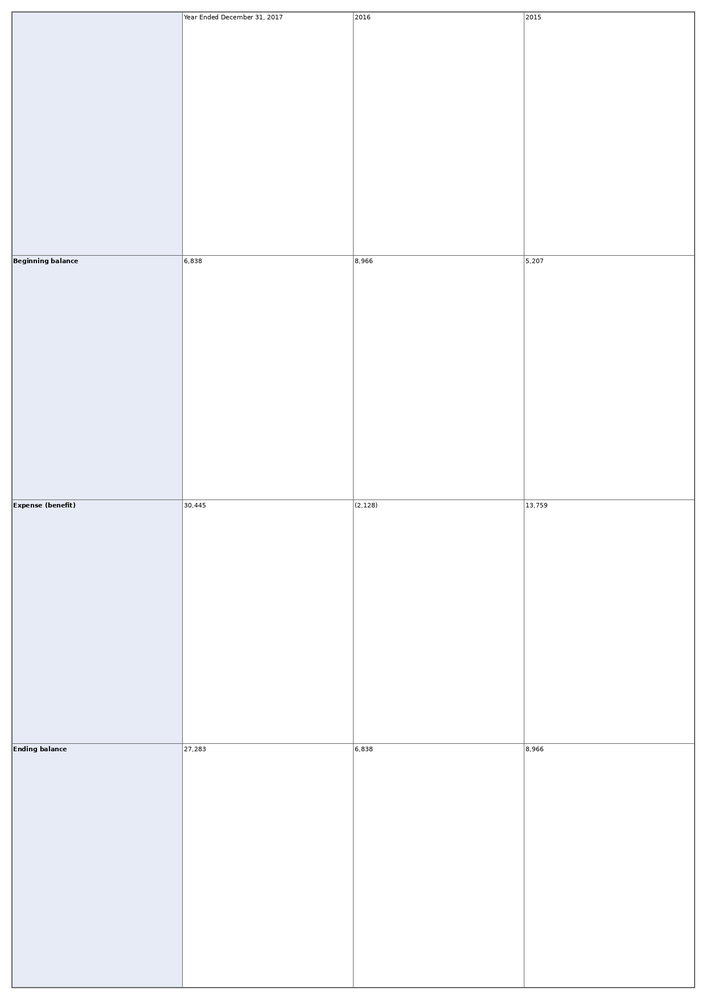
#> input picture page.png, 706 x 999 px, shrunk from 1240 x 1754 before the run
$ python -i table_detection.py   (imports and definitions only)
#> lines starting #> are read from the running program, lines starting #| are printed output that depends on the picture
import os
import json
import time
import cv2
import numpy as np
import requests
import base64
from PIL import Image
from pdf2image import convert_from_path
from pathlib import Path
from dataclasses import dataclass, asdict
from typing import List, Optional, Union
import argparse

# ─────────────────────────────────────────────
# Google Vision OCR
# ─────────────────────────────────────────────
class GoogleVisionOCR:
    def __init__(self, api_key: str):
        self.api_key = api_key
        self.url = f"https://vision.googleapis.com/v1/images:annotate?key={api_key}"

    def _image_to_base64(self, image: np.ndarray) -> str:
        _, buffer = cv2.imencode(".png", image)
        return base64.b64encode(buffer).decode("utf-8")

    # [42 lines left out: functions recognize, recognize_cells, not called in this run]


# ─────────────────────────────────────────────
# Data Classes
# ─────────────────────────────────────────────
@dataclass
class Cell:
    row: int
    col: int
    rowspan: int
    colspan: int
    text: str
    x: float
    y: float
    width: float
    height: float

@dataclass
class TableDetection:
    page: int
    x: float
    y: float
    width: float
    height: float
    confidence: float
    model: str
    cells: List[Cell]
    html: str = ""


# ─────────────────────────────────────────────
# Cell Extractor
# ─────────────────────────────────────────────
class CellExtractor:
    def extract_cells(self, table_img: np.ndarray, offset_x: int = 0, offset_y: int = 0) -> List[Cell]:
        gray = cv2.cvtColor(table_img, cv2.COLOR_BGR2GRAY)
        thresh = cv2.adaptiveThreshold(
            gray, 255, cv2.ADAPTIVE_THRESH_MEAN_C,
            cv2.THRESH_BINARY_INV, 15, 10
        )
        h_kernel = cv2.getStructuringElement(cv2.MORPH_RECT, (40, 1))
        v_kernel = cv2.getStructuringElement(cv2.MORPH_RECT, (1, 40))
        h_lines = cv2.morphologyEx(thresh, cv2.MORPH_OPEN, h_kernel, iterations=2)
        v_lines = cv2.morphologyEx(thresh, cv2.MORPH_OPEN, v_kernel, iterations=2)
        grid = cv2.add(h_lines, v_lines)
        dilated = cv2.dilate(grid, np.ones((3, 3), np.uint8), iterations=2)
        contours, _ = cv2.findContours(dilated, cv2.RETR_TREE, cv2.CHAIN_APPROX_SIMPLE)

        img_h, img_w = table_img.shape[:2]
        cells_raw = []
        for c in contours:
            x, y, w, h = cv2.boundingRect(c)
            area = w * h
            if area < 500 or (w > img_w * 0.95 and h > img_h * 0.95):
                continue
            cells_raw.append((x, y, w, h))

        if not cells_raw:
            return []

        cells_raw.sort(key=lambda c: (c[1], c[0]))
        row_threshold = 10
        rows = []
        current_row = [cells_raw[0]]
        for cell in cells_raw[1:]:
            if abs(cell[1] - current_row[0][1]) <= row_threshold:
                current_row.append(cell)
            else:
                rows.append(sorted(current_row, key=lambda c: c[0]))
                current_row = [cell]
        rows.append(sorted(current_row, key=lambda c: c[0]))

        cells = []
        avg_w = np.mean([c[2] for c in cells_raw])
        avg_h = np.mean([c[3] for c in cells_raw])
        for row_idx, row in enumerate(rows):
            for col_idx, (x, y, w, h) in enumerate(row):
                colspan = max(1, round(w / avg_w))
                rowspan = max(1, round(h / avg_h))
                cells.append(Cell(
                    row=row_idx,
                    col=col_idx,
                    rowspan=rowspan,
                    colspan=colspan,
                    text="",
                    x=float(x + offset_x),
                    y=float(y + offset_y),
                    width=float(w),
                    height=float(h)
                ))
        return cells


# ─────────────────────────────────────────────
# HTML Table Builder
# ─────────────────────────────────────────────
class HTMLTableBuilder:
    def build(self, cells: List[Cell], num_rows: int, num_cols: int) -> str:
        if not cells:
            return "<table><tr><td>No cells detected</td></tr></table>"

        grid = [[None] * num_cols for _ in range(num_rows)]
        for cell in cells:
            r, c = cell.row, cell.col
            if r < num_rows and c < num_cols:
                grid[r][c] = cell

        html = ['<table border="1" cellspacing="0" cellpadding="4" style="border-collapse:collapse;">']
        occupied = set()

        for r in range(num_rows):
            html.append("  <tr>")
            for c in range(num_cols):
                if (r, c) in occupied:
                    continue
                cell = grid[r][c]
                if cell is None:
                    html.append("    <td></td>")
                    continue
                attrs = []
                if cell.rowspan > 1:
                    attrs.append(f'rowspan="{cell.rowspan}"')
                    for dr in range(cell.rowspan):
                        for dc in range(cell.colspan):
                            if dr != 0 or dc != 0:
                                occupied.add((r + dr, c + dc))
                if cell.colspan > 1:
                    attrs.append(f'colspan="{cell.colspan}"')
                    for dc in range(1, cell.colspan):
                        occupied.add((r, c + dc))
                attr_str = " " + " ".join(attrs) if attrs else ""
                text = cell.text or ""
                html.append(f"    <td{attr_str}>{text}</td>")
            html.append("  </tr>")
        html.append("</table>")
        return "\n".join(html)


# ─────────────────────────────────────────────
# Table Detector
# ─────────────────────────────────────────────
class TableDetector:
    def __init__(self, google_api_key: Optional[str] = None):
        self.cell_extractor = CellExtractor()
        self.html_builder = HTMLTableBuilder()
        self.ocr = GoogleVisionOCR(google_api_key) if google_api_key else None

    def detect(self, image: np.ndarray, page_num: int) -> List[TableDetection]:
        gray = cv2.cvtColor(image, cv2.COLOR_BGR2GRAY)
        thresh = cv2.adaptiveThreshold(
            gray, 255, cv2.ADAPTIVE_THRESH_MEAN_C,
            cv2.THRESH_BINARY_INV, 15, 10
        )
        h_kernel = cv2.getStructuringElement(cv2.MORPH_RECT, (40, 1))
        v_kernel = cv2.getStructuringElement(cv2.MORPH_RECT, (1, 40))
        h_lines = cv2.morphologyEx(thresh, cv2.MORPH_OPEN, h_kernel, iterations=2)
        v_lines = cv2.morphologyEx(thresh, cv2.MORPH_OPEN, v_kernel, iterations=2)
        grid = cv2.add(h_lines, v_lines)
        dilated = cv2.dilate(grid, np.ones((5, 5), np.uint8), iterations=3)
        contours, _ = cv2.findContours(dilated, cv2.RETR_EXTERNAL, cv2.CHAIN_APPROX_SIMPLE)

        detections = []
        for c in contours:
            x, y, w, h = cv2.boundingRect(c)
            if w < 100 or h < 50:
                continue

            table_img = image[y:y+h, x:x+w]
            # Pass offset so cell coords are in full image space
            cells = self.cell_extractor.extract_cells(table_img, offset_x=x, offset_y=y)

            # Run Google Vision OCR on each cell
            if self.ocr and cells:
                print(f"  Running Google Vision OCR on {len(cells)} cells...")
                cells = self.ocr.recognize_cells(image, cells)

            num_rows = max((cell.row for cell in cells), default=0) + 1
            num_cols = max((cell.col for cell in cells), default=0) + 1
            html = self.html_builder.build(cells, num_rows, num_cols)

            detections.append(TableDetection(
                page=page_num,
                x=float(x), y=float(y),
                width=float(w), height=float(h),
                confidence=0.75,
                model="DeepDeSRT",
                cells=cells,
                html=html
            ))
        return detections

    def detect_source(self, source: str, dpi: int = 200) -> dict:
#> called with source = '../page.png', dpi = 200
        ext = Path(source).suffix.lower()
        if ext == ".pdf":
            pil_images = convert_from_path(source, dpi=dpi)
            images = [cv2.cvtColor(np.array(img), cv2.COLOR_RGB2BGR) for img in pil_images]
        else:
            img = cv2.imread(source)
#> img is the input picture: shape (999, 706, 3); mean B, G, R 250.8, 248.4, 247.3
            if img is None:
                raise FileNotFoundError(f"Cannot load: {source}")
            images = [img]

        results = {"source": source, "pages": []}
        all_html = []
        out_dir = "table_detections"
        os.makedirs(out_dir, exist_ok=True)

        for idx, image in enumerate(images):
            page_num = idx + 1
            print(f"\nProcessing page {page_num}...")
            detections = self.detect(image, page_num)
            page_tables = []

            for t_idx, det in enumerate(detections):
                num_rows = max((c.row for c in det.cells), default=0) + 1
                num_cols = max((c.col for c in det.cells), default=0) + 1
                page_tables.append({
                    "table_index": t_idx + 1,
                    "page": det.page,
                    "bbox": {"x": det.x, "y": det.y, "width": det.width, "height": det.height},
                    "confidence": det.confidence,
                    "model": det.model,
                    "num_rows": num_rows,
                    "num_cols": num_cols,
                    "cells": [asdict(c) for c in det.cells],
                    "html": det.html
                })
                all_html.append(f"<h3>Page {page_num} - Table {t_idx + 1}</h3>\n{det.html}")

            results["pages"].append({"page": page_num, "tables": page_tables})

            # Draw visualizations
            vis = self._draw(image, detections)
            cv2.imwrite(os.path.join(out_dir, f"page_{page_num:03d}.png"), vis)
            print(f"Page {page_num}: {len(detections)} table(s) detected")
#> this loop made 1 pass
#> page_num on pass 1: 1
#> (printed output is left out)
#> pass 1, in detect, `thresh = cv2.adaptiveThreshold( gray, 255, cv2.ADAPTIVE_THRESH_MEAN_C,..`:
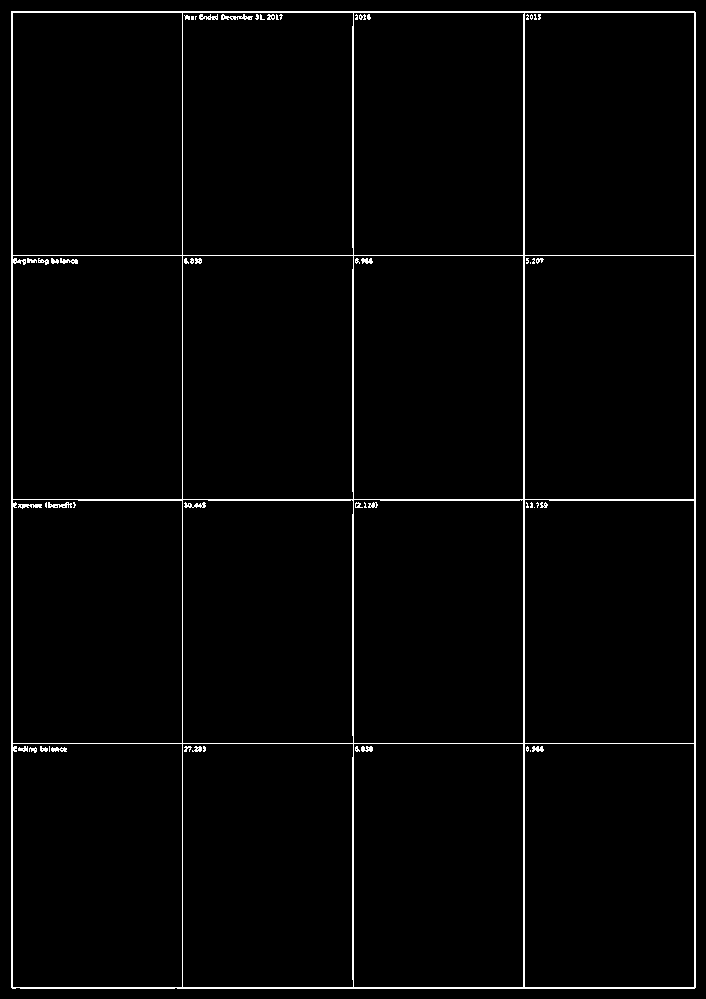
#> thresh: shape (999, 706); 2.2% white in thin lines or dots
#> pass 1, in detect, `h_lines = cv2.morphologyEx(thresh, cv2.MORPH_OPEN, h_kernel, iteration..`:
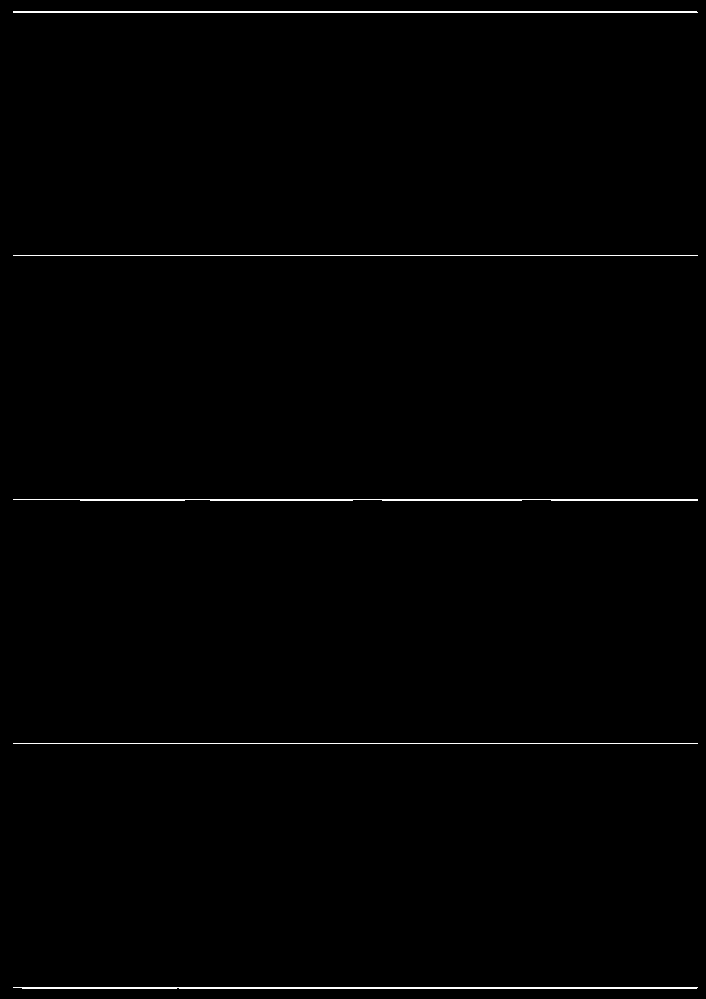
#> h_lines: shape (999, 706); 0.75% white in thin lines or dots
#> pass 1, in detect, `v_lines = cv2.morphologyEx(thresh, cv2.MORPH_OPEN, v_kernel, iteration..`:
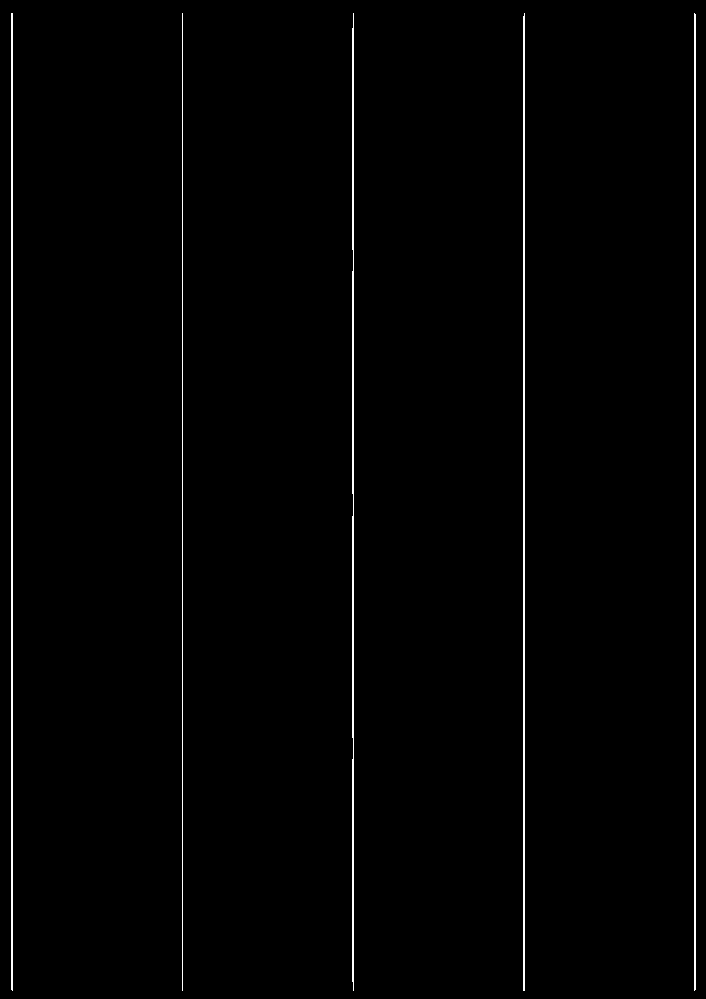
#> v_lines: shape (999, 706); 1.2% white in thin lines or dots
#> after the loop, all_html = 1 item

        with open("tables_output.html", "w", encoding="utf-8") as f:
            f.write("<html><body>\n")
            f.write("\n".join(all_html))
            f.write("\n</body></html>")
        print("\nSaved tables_output.html")
        return results

    def _draw(self, image: np.ndarray, detections: List[TableDetection]) -> np.ndarray:
        vis = image.copy()
        for det in detections:
            tx, ty, tw, th = int(det.x), int(det.y), int(det.width), int(det.height)
            cv2.rectangle(vis, (tx, ty), (tx + tw, ty + th), (0, 0, 255), 2)
            cv2.putText(vis, f"{det.model} ({det.confidence:.2f})",
                        (tx, max(0, ty - 8)),
                        cv2.FONT_HERSHEY_SIMPLEX, 0.5, (0, 0, 255), 1)
            for cell in det.cells:
                cx, cy = int(cell.x), int(cell.y)
                cw, ch = int(cell.width), int(cell.height)
                color = (255, 140, 0) if (cell.rowspan > 1 or cell.colspan > 1) else (0, 180, 0)
                cv2.rectangle(vis, (cx, cy), (cx + cw, cy + ch), color, 1)
                label = f"R{cell.row}C{cell.col}"
                cv2.putText(vis, label, (cx + 4, cy + ch - 4),
                            cv2.FONT_HERSHEY_SIMPLEX, 0.3, (50, 50, 200), 1)
                if cell.text:
                    cv2.putText(vis, cell.text[:25], (cx + 4, cy + ch // 2),
                                cv2.FONT_HERSHEY_SIMPLEX, 0.3, (0, 0, 0), 1)
        return vis


# ─────────────────────────────────────────────
# Main
# ─────────────────────────────────────────────
# [16 lines not run here, left out]

>>> result = TableDetector().detect_source('../page.png')
